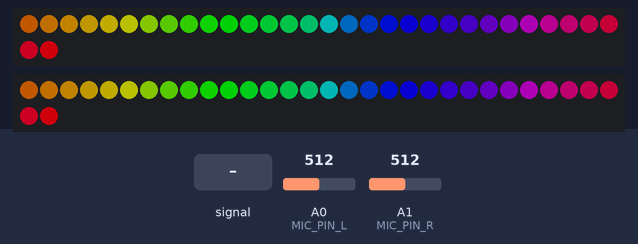
A sketch run on a simulated Arduino Uno, built with avr-gcc and run on an emulated ATmega328P. Parts: 2 × 32 RGB LEDs in strip order, left to right, continuing on the next row. The inputs (shaded band) are chosen by the test bench; at power-on: A0 (MIC_PIN_L) = 512, A1 (MIC_PIN_R) = 512. Dim RGB values are drawn brighter than linear.

Above: at 2.2 s.
2.3 s: A0 (MIC_PIN_L) set to 0
At 2.43 s:
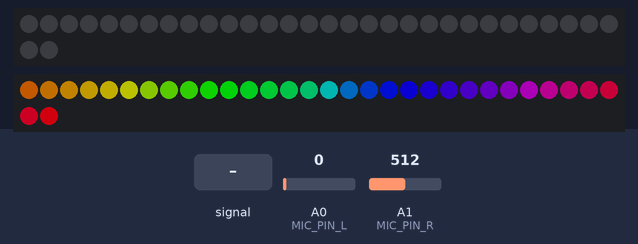
4.0 s: A1 (MIC_PIN_R) set to 0
At 6.4 s:
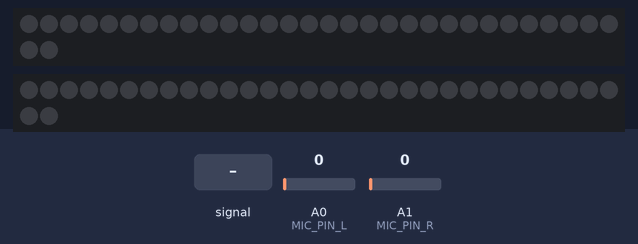
6.8 s: A0 (MIC_PIN_L) set to 16
At 7.4 s:
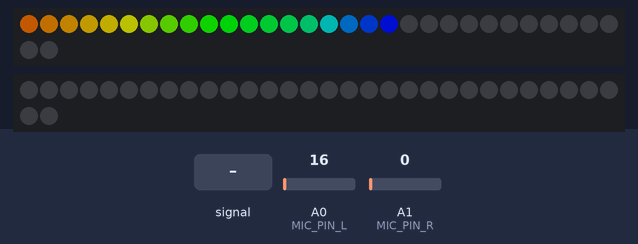
8.3 s: A1 (MIC_PIN_R) set to 1023
At 9.6 s:
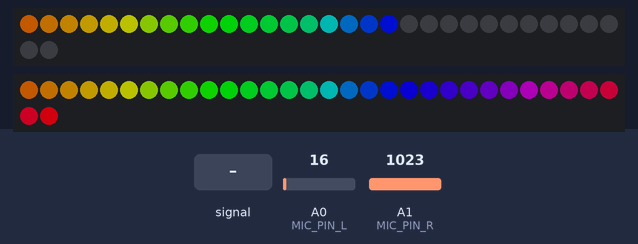
9.9 s: A1 (MIC_PIN_R) set to 306
11.6 s: A1 (MIC_PIN_R) fed a 1000 Hz sine of ±255 counts around its level
Timing chart, 0 to 14.6 s (numbered marks = the images above; inputs shaded):
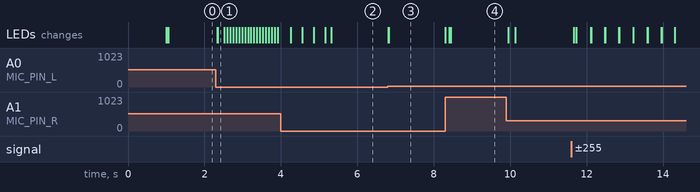

The sketch:

StereoVU.ino
```cpp
#include "FastLED.h"                                           // FastLED library.

// Fixed definitions cannot change on the fly.
#define LED_DT_L 6                                             // Left Ch Serial data pin
#define LED_CK_L 4                                             // Clock pin for WS2801 or APA102
#define LED_DT_R 7                                             // Right Ch Serial data pin
#define LED_CK_R 5                                             // Clock pin for WS2801 or APA102
#define COLOR_ORDER BGR                                        // It's GRB for WS2812B
#define LED_TYPE WS2801                                        // What kind of strip are you using (APA102, WS2801, WS2811 or WS2812B)?
#define NUM_LEDS 32                                            // Number of LED's per channel. I was using 32 Led's per meter WS2801 strip

uint8_t max_bright = 128;                                      // Overall brightness definition. It can be changed on the fly.

struct CRGB leds_L[NUM_LEDS];                                  // Initialize our LED Left Channel array.
struct CRGB leds_R[NUM_LEDS];                                  // Initialize our LED Right Channel array.

#define MIC_PIN_L A0                                           // Analog input port for Left Channel - Headphone/Line-In/microphone
#define MIC_PIN_R A1                                           // Analog input port for Right Channel - Headphone/Line-In/microphone
                                                               //You may have use the de-coupling circuit depending on the input

#define DC_OFFSET  0                                           // DC offset in mic signal - if unusure, leave 0

#define CH_L NUM_LEDS                                          // Define led's for each channel
#define CH_R NUM_LEDS

#define NOISE     1                                            // Noise/hum/interference in mic signal and increased value until it went quiet
#define SAMPLES   32                                           // Length of buffer for dynamic level adjustment
#define TOP (NUM_LEDS + 2)                                     // Allow dot to go slightly off scale
#define PEAK_FALL 20                                           // Rate of peak falling dot

byte
  peak_L      = 0,                                              // Used for falling dot
  dotCount_L  = 0,                                              // Frame counter for delaying dot-falling speed
  volCount_L  = 0;                                              // Frame counter for storing past volume data

int
  vol_L[SAMPLES],                                               // Collection of prior volume samples
  lvl_L       = 100,                                            // Current "dampened" audio level
  minLvlAvg_L = 0,                                              // For dynamic adjustment of graph low & high
  maxLvlAvg_L = 512;

byte
  peak_R      = 0,                                              // Used for falling dot
  dotCount_R  = 0,                                              // Frame counter for delaying dot-falling speed
  volCount_R  = 0;                                              // Frame counter for storing past volume data

int
  vol_R[SAMPLES],                                               // Collection of prior volume samples
  lvl_R       = 100,                                            // Current "dampened" audio level
  minLvlAvg_R = 0,                                              // For dynamic adjustment of graph low & high
  maxLvlAvg_R = 512;


void setup() {

  delay(1000);                                                // Power-up delay
  Serial.begin(57600);

  LEDS.addLeds<LED_TYPE, LED_DT_L, LED_CK_L, COLOR_ORDER>(leds_L, NUM_LEDS);  // Use this for WS2801 or APA102
  LEDS.addLeds<LED_TYPE, LED_DT_R, LED_CK_R, COLOR_ORDER>(leds_R, NUM_LEDS);  // Use this for WS2801 or APA102

  FastLED.setBrightness(max_bright);
  set_max_power_in_volts_and_milliamps(5, 500);
} // setup()


void loop() {
  soundbraceletL();
  soundbraceletR();
  show_at_max_brightness_for_power();                         // Power managed FastLED display
} // loop()


void soundbraceletL() {

  uint8_t  i;
  uint16_t minLvl, maxLvl;
  int      n, height;

  n = analogRead(MIC_PIN_L);                                    // Raw reading from mic
  //n = abs(n - 512 - DC_OFFSET);                               // Center on zero

  //n = (n <= NOISE) ? 0 : (n - NOISE);                         // Remove noise/hum
  lvl_L = ((lvl_L * 7) + n ) >> 3;                                 // "Dampened" reading (else looks twitchy)

  // Calculate bar height based on dynamic min/max levels (fixed point):
  height = TOP * (lvl_L - minLvlAvg_L) / (long)(maxLvlAvg_L - minLvlAvg_L);

  if (height < 0L)       height = 0;                          // Clip output
  else if (height > TOP) height = TOP;
  if (height > peak_L)     peak_L   = height;                     // Keep 'peak_L' dot at top


  // Color pixels based on rainbow gradient
  for (i=0; i<CH_L; i++) {
    if (i >= height)   leds_L[i].setRGB( 0, 0,0);
    else leds_L[i] = CHSV(map(i,0,CH_L-1,30,250), 255, 255);
  }

  // Draw peak_L dot
  if (peak_L > 0 && peak_L <= CH_L-1) leds_L[peak_L] = CHSV(map(peak_L,0,CH_L-1,30,250), 255, 255);


    if (++dotCount_L >= PEAK_FALL) {                            // fall rate
      if(peak_L > 0) peak_L--;
      dotCount_L = 0;
    }

  vol_L[volCount_L] = n;                                          // Save sample for dynamic leveling
  if (++volCount_L >= SAMPLES) volCount_L = 0;                    // Advance/rollover sample counter

  // Get volume range of prior frames
  minLvl = maxLvl = vol_L[0];
  for (i=1; i<SAMPLES; i++) {
    if (vol_L[i] < minLvl)      minLvl = vol_L[i];
    else if (vol_L[i] > maxLvl) maxLvl = vol_L[i];
  }

  if((maxLvl - minLvl) < TOP) maxLvl = minLvl + TOP;
  minLvlAvg_L = (minLvlAvg_L * 62 + minLvl) >> 6;                 // Dampen min/max levels
  maxLvlAvg_L = (maxLvlAvg_L * 62 + maxLvl) >> 6;                 // (fake rolling average)

} // soundbraceletL


void soundbraceletR() {

  uint8_t  i;
  uint16_t minLvl, maxLvl;
  int      n, height;

  n = analogRead(MIC_PIN_R);                                    // Raw reading from mic
  //n = abs(n - 512 - DC_OFFSET);                               // Center on zero

  //n = (n <= NOISE) ? 0 : (n - NOISE);                         // Remove noise/hum
  lvl_R = ((lvl_R * 7) + n ) >> 3;                                 // "Dampened" reading (else looks twitchy)

  // Calculate bar height based on dynamic min/max levels (fixed point):
  height = TOP * (lvl_R - minLvlAvg_R) / (long)(maxLvlAvg_R - minLvlAvg_R);

  if (height < 0L)       height = 0;                          // Clip output
  else if (height > TOP) height = TOP;
  if (height > peak_R)     peak_R   = height;                     // Keep 'peak_L' dot at top


  // Color pixels based on rainbow gradient
  for (i=0; i<CH_R; i++) {
    if (i >= height)   leds_R[i].setRGB( 0, 0,0);
    else leds_R[i] = CHSV(map(i,0,CH_R-1,30,250), 255, 255);
  }

  // Draw peak_R dot
  if (peak_R > 0 && peak_R <= CH_R-1) leds_R[peak_R] = CHSV(map(peak_R,0,CH_R-1,30,250), 255, 255);


    if (++dotCount_R >= PEAK_FALL) {                            // fall rate
      if(peak_R > 0) peak_R--;
      dotCount_R = 0;
    }

  vol_R[volCount_R] = n;                                          // Save sample for dynamic leveling
  if (++volCount_R >= SAMPLES) volCount_R = 0;                    // Advance/rollover sample counter

  // Get volume range of prior frames
  minLvl = maxLvl = vol_R[0];
  for (i=1; i<SAMPLES; i++) {
    if (vol_R[i] < minLvl)      minLvl = vol_R[i];
    else if (vol_R[i] > maxLvl) maxLvl = vol_R[i];
  }

  if((maxLvl - minLvl) < TOP) maxLvl = minLvl + TOP;
  minLvlAvg_R = (minLvlAvg_R * 62 + minLvl) >> 6;                 // Dampen min/max levels
  maxLvlAvg_R = (maxLvlAvg_R * 62 + maxLvl) >> 6;                 // (fake rolling average)

} // soundbraceletR
```

Measured:
- after the input at 2.3 s, the LEDs: first change at once (image 1 shows a later state)
- after the input at 4.0 s, the LEDs: first change after 0.26 s (image 2 shows a later state)
- after the input at 6.8 s, the LEDs: first change at once (image 3 shows a later state)
- after the input at 8.3 s, the LEDs: change at once (image 4)
